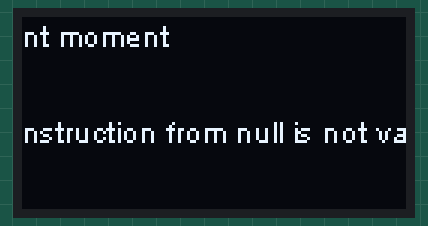
This sketch was run on a simulated ESP8266 (NodeMCU). Shown: 128×64 one-colour display. Random numbers use the default seed unless the sketch sets one.

Above: at 0.18 s.
At 4.53 s:
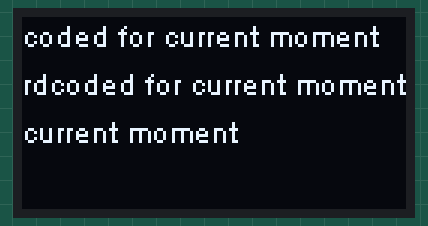
At 9.5 s:
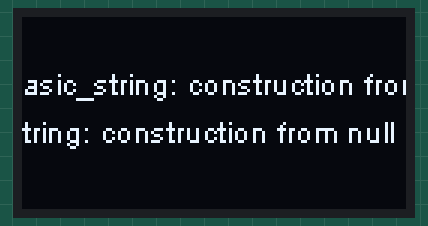
At 19.75 s:
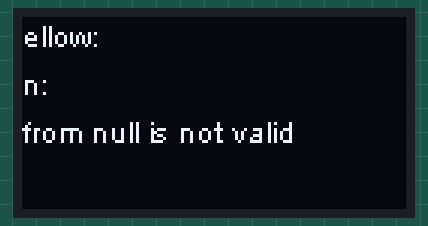
At 29.69 s:
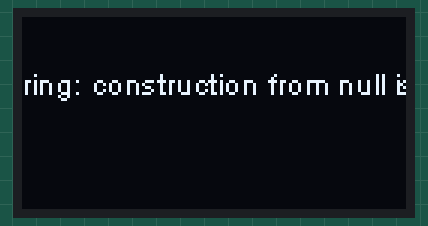
At 39.63 s:
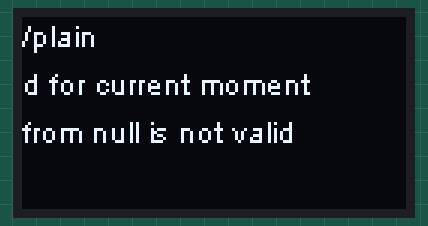

The sketch:

apn_webserver.ino
```cpp
#include "index.h"

/*
   Hello world web server
   circuits4you.com
*/
#include <ESP8266WiFi.h>
#include <WiFiClient.h>
#include <ESP8266WebServer.h>

#include <Wire.h>  // Only needed for Arduino 1.6.5 and earlier
#include "SSD1306Wire.h" // legacy include: `#include "SSD1306.h"`

// Initialize the OLED display using Wire library
SSD1306Wire  display(0x3c, D4, D5);


//SSID and Password to your ESP Access Point
const char* ssid = "Military games timer";
const char* password = "strikeball";

ESP8266WebServer server(80); //Server on port 80

//==============================================================
//     This rutine is exicuted when you open its IP in browser
//==============================================================
/*void handleRoot() {
  String s = MAIN_page; //Read HTML contents
  server.send(200, "text/html", s); //Send web page
  }*/
void printScores(void) {
  display.clear();
  display.drawString(0, 0, "Yellow: " + random(1,99) );
  display.drawString(0, 16, "Blue: " + random(1,99) );
  display.drawString(0, 32, "Green: " + random(1,99) );
}

void handleRoot() {
  server.send(200, "text/plain", "Scores hardcoded for current moment");
}
//===============================================================
//                  SETUP
//===============================================================
void setup(void) {
  //Serial.begin(9600);
  //Serial.println("");
  WiFi.mode(WIFI_AP);           //Only Access point
  WiFi.softAP(ssid, password);  //Start HOTspot removing password will disable security

  IPAddress myIP = WiFi.softAPIP(); //Get IP address
  //Serial.print("HotSpt IP:");
  //Serial.println(myIP);

  server.on("/", handleRoot);      //Which routine to handle at root location

  server.begin();                  //Start server
  //Serial.println("HTTP server started");
  display.init();

}
//===============================================================
//                     LOOP
//===============================================================
void loop(void) {
  server.handleClient();          //Handle client requests
  printScores();
  display.display();
}
```

index.h
```cpp
const char MAIN_page[] PROGMEM = R"=====(
<HTML>
  <HEAD>
      <TITLE>My first web page</TITLE>
  </HEAD>
<BODY>
  <CENTER>
      <B>Hello World.... </B>
  </CENTER>
</BODY>
</HTML>
)=====";
```
